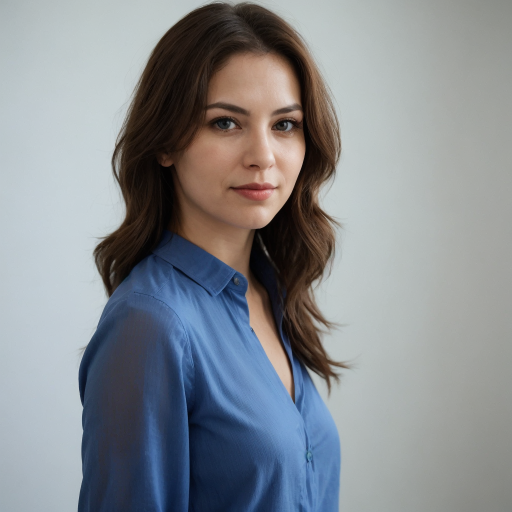
#> input picture 03-SIFT_ORB_comparaison/woman.png, 1024 x 1024 px (shown at 1/2 size)
$ jupyter execute sift_orb_feature.ipynb
#> lines starting #> are read from the running program, lines starting #| are printed output that depends on the picture
[cell 1]
import cv2
import numpy as np
import matplotlib.pyplot as plt
import time

# **INTRODUCTION**

This project is aimed to compare the feature extractors : SIFT and ORB on the same image. I use as input a woman's face.

**WHAT DOES THE CODE BELOW DO?** After loading the input image, I transform it like this :
- 45 degrees rotation
- Brightness increased
- Downscale to create zoomed out effect
- Adding padding to keep original dimensions for comparison

[cell 2]
img=cv2.imread('woman.png', cv2.IMREAD_COLOR)
#> img is the input picture: shape (1024, 1024, 3); mean B, G, R 143.7, 138.9, 134.6
img=cv2.cvtColor(img, cv2.COLOR_BGR2RGB)
rows, cols, _ = img.shape
#> rows = 1024; cols = 1024
M = cv2.getRotationMatrix2D((cols / 2, rows / 2), 45, 1)  # Rotate by 45 degrees
rotated = cv2.warpAffine(img, M, (cols, rows))
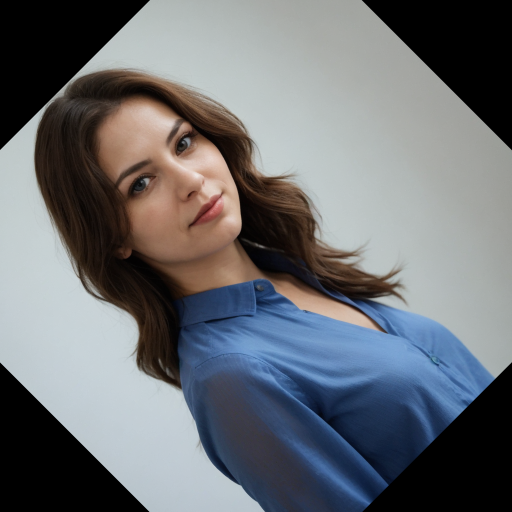
#> rotated: shape (1024, 1024, 3) (shown at 1/2 size); mean R, G, B 107.3, 110.5, 115

#change brightness
bright = cv2.convertScaleAbs(rotated, alpha=1.2, beta=50)  # Increase brightness
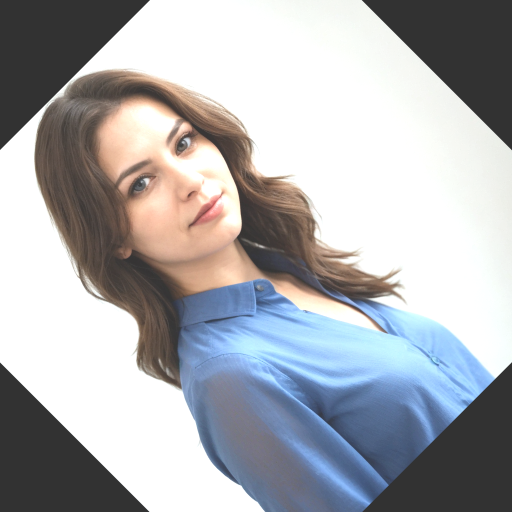
#> bright: shape (1024, 1024, 3) (shown at 1/2 size); mean R, G, B 171.4, 172.7, 176.5

#change scale
scaled = cv2.resize(bright, None, fx=0.8, fy=0.8, interpolation=cv2.INTER_LINEAR)  # Scale down
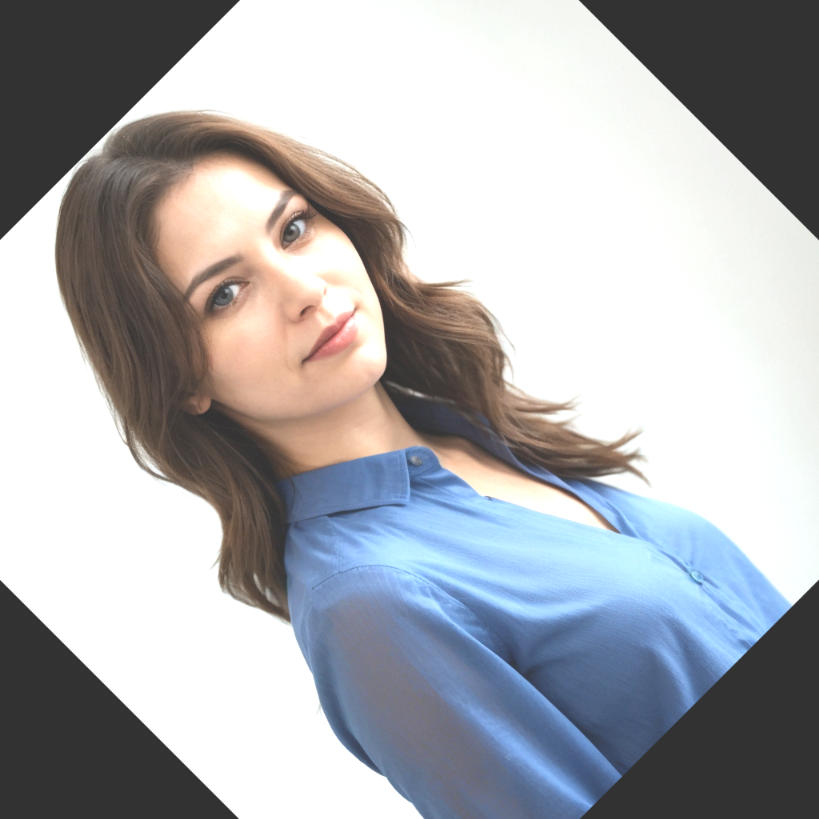
#> scaled: shape (819, 819, 3); mean R, G, B 171.4, 172.7, 176.5

#add some padding to match original size
img_transformed = cv2.copyMakeBorder(scaled, 50, 50, 50, 50, cv2.BORDER_CONSTANT, value=[0, 0, 0])
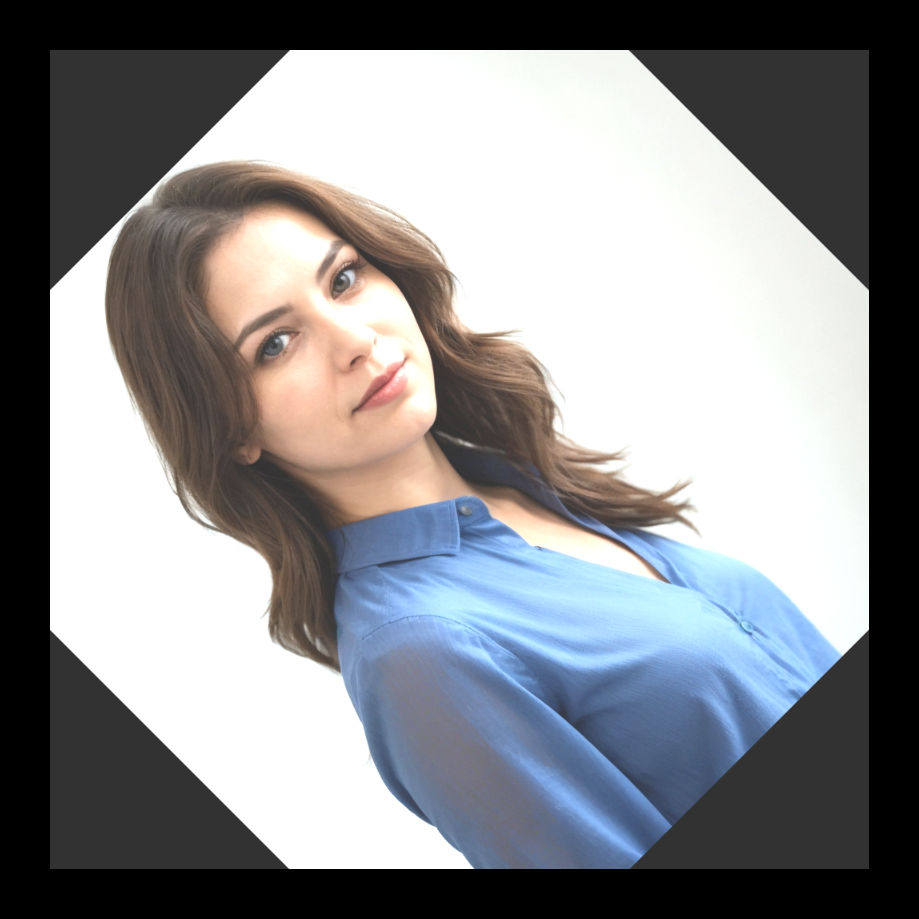
#> img_transformed: shape (919, 919, 3); mean R, G, B 136.1, 137.2, 140.2

fig, axes = plt.subplots(1, 2, figsize=(12, 6))  # 1 row, 2 columns
axes[0].imshow(img)
axes[0].set_title("Original Image")
axes[0].axis('off')
axes[1].imshow(img_transformed)
axes[1].set_title("Transformed Image")
axes[1].axis('off')
plt.tight_layout()
plt.show()

[cell 3]
def match_features(img1, img2, method='SIFT'):
    """Detect and match features using SIFT or ORB."""
    if method == 'SIFT':
        feature_detector = cv2.SIFT_create()
    elif method == 'ORB':
        feature_detector = cv2.ORB_create()
    else:
        raise ValueError("Invalid method. Choose 'SIFT' or 'ORB'.")

    # Detect keypoints and descriptors
    kp1, des1 = feature_detector.detectAndCompute(img1, None)
    kp2, des2 = feature_detector.detectAndCompute(img2, None)

    # Match features using BFMatcher
    if method == 'SIFT':
        matcher = cv2.BFMatcher(cv2.NORM_L2, crossCheck=True)
    elif method == 'ORB':
        matcher = cv2.BFMatcher(cv2.NORM_HAMMING, crossCheck=True)

    start_time = time.time()
    matches = matcher.match(des1, des2)
    end_time = time.time()

    percentage_matches = (len(matches) / len(kp1)) * 100 if kp1 else 0

    # Sort matches by distance
    matches = sorted(matches, key=lambda x: x.distance)

    return kp1, kp2, matches, percentage_matches, end_time - start_time

[cell 4]
def plot_matches(img1, kp1, img2, kp2, matches, method):
    """Visualize matched features."""
    match_img = cv2.drawMatches(img1, kp1, img2, kp2, matches[:50], None, flags=cv2.DrawMatchesFlags_NOT_DRAW_SINGLE_POINTS)
    plt.figure(figsize=(15, 10))
    plt.title(f"Feature Matching using {method}")
    plt.imshow(cv2.cvtColor(match_img, cv2.COLOR_BGR2RGB))
    plt.axis('off')
    plt.show()

[cell 5]
for method in ['SIFT', 'ORB']:
        print(f"\nProcessing with {method}...")
        kp1, kp2, matches, percentage_matches, computation_time = match_features(img, img_transformed, method=method)
        print(f"Total keypoints in Image 1: {len(kp1)}")
        print(f"Total keypoints in Image 2: {len(kp2)}")
        print(f"Number of matches: {len(matches)}")
        print(f"Percentage of matches: {percentage_matches:.2f}%")
        print(f"Computation time: {computation_time:.4f} seconds")

        # Visualize matches
        plot_matches(img, kp1, img_transformed, kp2, matches, method)
#> this loop made 2 passes
#> (matches, percentage_matches, computation_time) on passes 1 to 2: (201 matches, 59.82, 0.00869), (225 matches, 45, 0.00714)
#| Total keypoints in Image 1: 336
#| Total keypoints in Image 2: 402
#| Number of matches: 201
#| Percentage of matches: 59.82%
#| Computation time: 0.0087 seconds
#| Total keypoints in Image 1: 500
#| Total keypoints in Image 2: 500
#| Number of matches: 225
#| Percentage of matches: 45.00%
#| Computation time: 0.0071 seconds
#> pass 1, in plot_matches, `match_img = cv2.drawMatches(img1, kp1, img2, kp2, matches[:50], None, ..`:
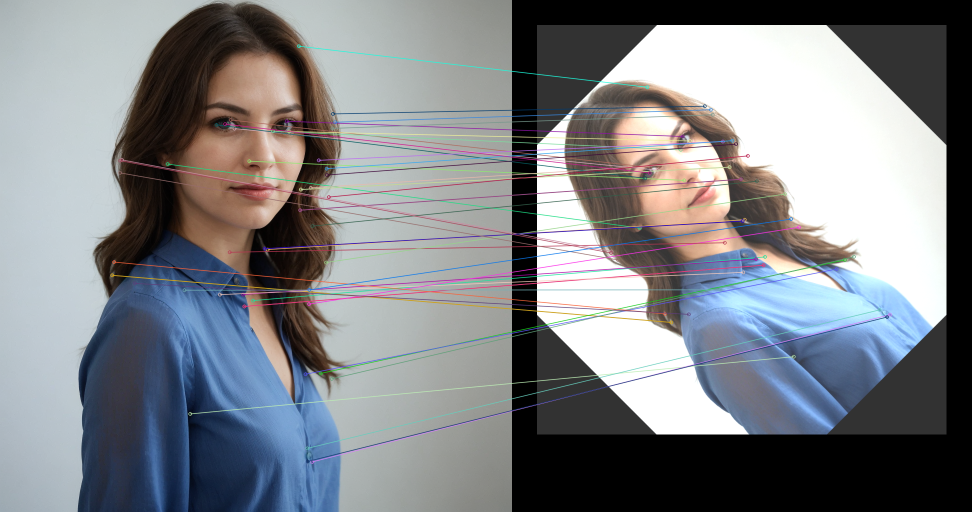
#> match_img: shape (1024, 1943, 3) (shown at 1/2 size); mean R, G, B 128.3, 130.8, 135.2
#> pass 1, in plot_matches, `plt.show()`:
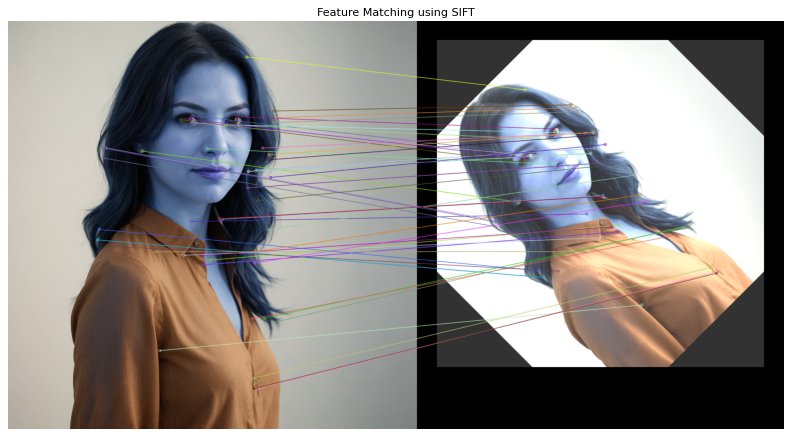
#> figure drawn by matplotlib, 1 panel; B, G, R data is drawn as R, G, B
#> pass 2, in plot_matches (call 2), `match_img = cv2.drawMatches(img1, kp1, img2, kp2, matches[:50], None, ..`:
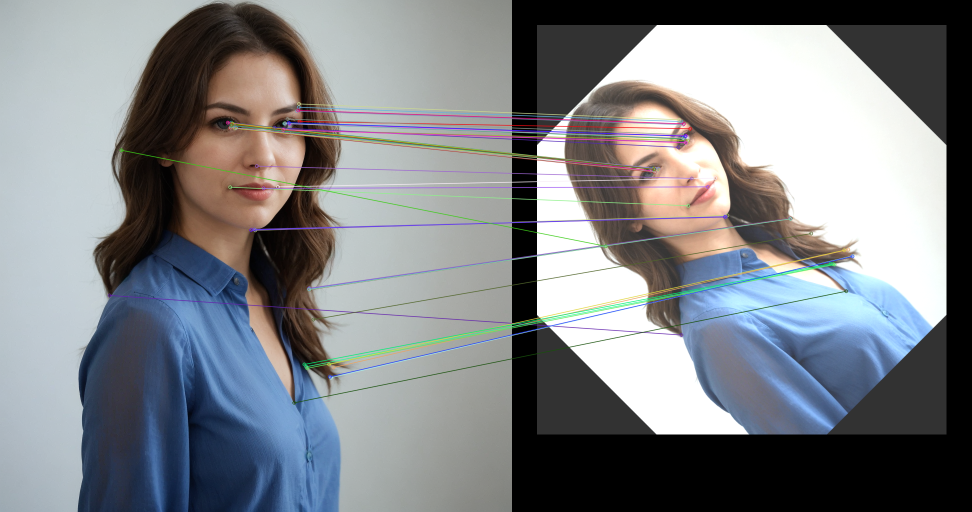
#> match_img: shape (1024, 1943, 3) (shown at 1/2 size); mean R, G, B 128.2, 131.1, 135.1
#> pass 2, in plot_matches (call 2), `plt.show()`:
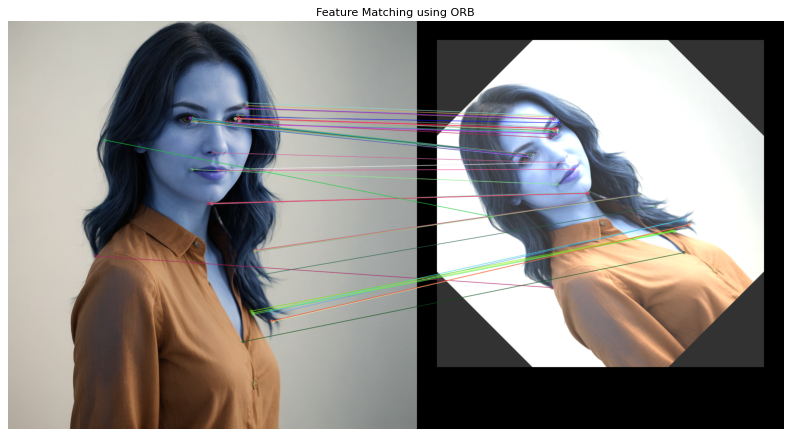
#> figure drawn by matplotlib, 1 panel; B, G, R data is drawn as R, G, B
